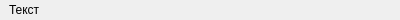
<?xml version="1.0" encoding="UTF-8"?>
<ui version="4.0">
 <class>ServiceItem</class>
 <widget class="QWidget" name="ServiceItem">
  <property name="geometry">
   <rect>
    <x>0</x>
    <y>0</y>
    <width>400</width>
    <height>20</height>
   </rect>
  </property>
  <property name="windowTitle">
   <string>Form</string>
  </property>
  <layout class="QHBoxLayout" name="horizontalLayout">
   <property name="leftMargin">
    <number>9</number>
   </property>
   <property name="topMargin">
    <number>0</number>
   </property>
   <property name="rightMargin">
    <number>0</number>
   </property>
   <property name="bottomMargin">
    <number>0</number>
   </property>
   <item>
    <widget class="QLabel" name="label_2">
     <property name="font">
      <font>
       <pointsize>9</pointsize>
      </font>
     </property>
     <property name="text">
      <string>Текст</string>
     </property>
    </widget>
   </item>
   <item>
    <spacer name="horizontalSpacer">
     <property name="orientation">
      <enum>Qt::Horizontal</enum>
     </property>
     <property name="sizeHint" stdset="0">
      <size>
       <width>277</width>
       <height>20</height>
      </size>
     </property>
    </spacer>
   </item>
  </layout>
 </widget>
 <resources/>
 <connections/>
</ui>
